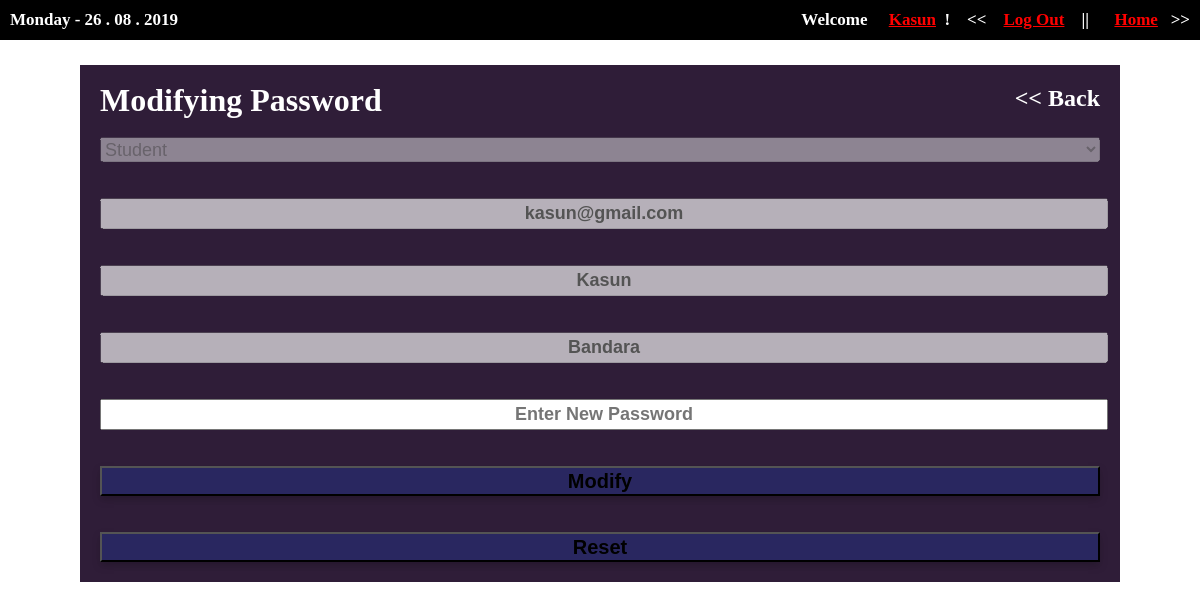
The app's page /src/userPassword.php (signed in) with its own data.
### tables this page shows
CREATE TABLE IF NOT EXISTS `user` (
`id` int(11) NOT NULL,
  `user_type` varchar(40) NOT NULL,
  `first_name` varchar(50) NOT NULL,
  `last_name` varchar(100) NOT NULL,
  `email` varchar(100) NOT NULL,
  `password` varchar(40) NOT NULL,
  `last_login` datetime NOT NULL,
  `is_deleted` tinyint(1) NOT NULL,
  `require_delete_account` tinyint(1) NOT NULL
);

### src/userPassword.php (the view, shortened to what this page needs)
<?php require_once('../inc/connection.php'); ?>
<?php require_once('../inc/functions.php') ?>
<?php
	$user_id = mysqli_real_escape_string($connection, $_SESSION['user_id']);
	$query = "SELECT * FROM user WHERE id = {$user_id} LIMIT 1";
	$result_set = mysqli_query($connection, $query);
	$result = mysqli_fetch_assoc($result_set);
	$user_type = $result['user_type'];
	$user_Name = $result['email'];
	$first_Name = $result['first_name'];
	$last_Name = $result['last_name'];
?>
<!DOCTYPE html>
<html lang="en">
	<head>
		<link rel="stylesheet" type="text/css" href="../asserts/css/userPassword.css">
		<link rel="stylesheet" type="text/css" href="../asserts/css/common.css">
	</head>
	<body>
		<header>
		</header>
		<main>
			<h2><< <a href="home.php"> Back</a></h2>
			<h1>Modifying Password</h1>
			<br>
			<form action="userPassword.php" method="POST">
				<select name="user_type" disabled="true">
					<option value="Student" <?php if ($user_type == "Student") { echo "selected"; } ?> >Student</option>
				</select><br><br><br>
				<input type="email" name="user_Name" placeholder="User Name  >>  Email" <?php echo 'value="'.$user_Name.'"'; ?> disabled="true" ><br><br><br>
				<input type="name" name="first_Name" placeholder="First Name" <?php echo 'value="'.$first_Name.'"'; ?> disabled="true" ><br><br><br>
				<input type="name" name="last_Name" placeholder="Last Name" <?php echo 'value="'.$last_Name.'"'; ?> disabled="true" ><br><br><br>
				<input type="text" name="password" placeholder="Enter New Password" ><br><br><br>
				<button type="submit" name="submit">Modify</button><br><br><br>
				<button type="submit" name="reset">Reset</button>
			</form>
		</main>
	</body>
</html>

### asserts/css/userPassword.css (style rules this page uses)
* { margin: 0px; }
body { background-image: url(../images/background.jpg); background-repeat: no-repeat; background-size: cover; background-position: center; background-attachment: fixed; }
main { width: 1000px; margin: 25px auto; padding: 20px; background: rgba(25,05,35,0.9); }
main h1 { color: white; margin-top: -30px; }
select { width: 100%; height: 25px; font-size: 18px; }
input { width: 100%; height: 25px; text-align: center; font-weight: bold; font-size: 18px; }
button { width: 100%; height: 30px; font-weight: bold; font-size: 20px; background-color: rgba(40,40,100,0.9); box-shadow: 0 4px 8px 0 rgba(0, 0, 0, 0.2); }
h2, h2 a { text-align: right; color: white; text-decoration: none; margin-top: 0px; }

### asserts/css/common.css (style rules this page uses)
header { overflow: auto; padding: 10px; background: black; margin-top: 0px; }

### records on screen
user: user_type "Student", user_Name "kasun@gmail.com", first_Name "Kasun", last_Name "Bandara"

### other values on screen
$_SESSION["first_name"] "Kasun"
